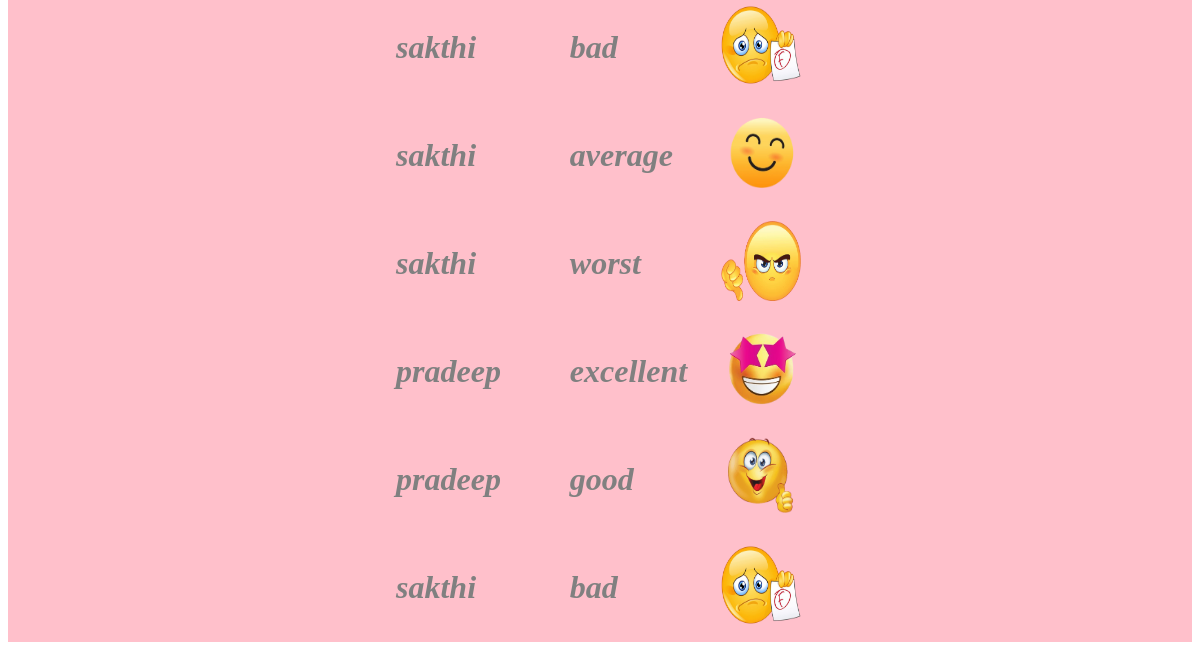
Page /feedbackdb (lower part) on the earlier database version.
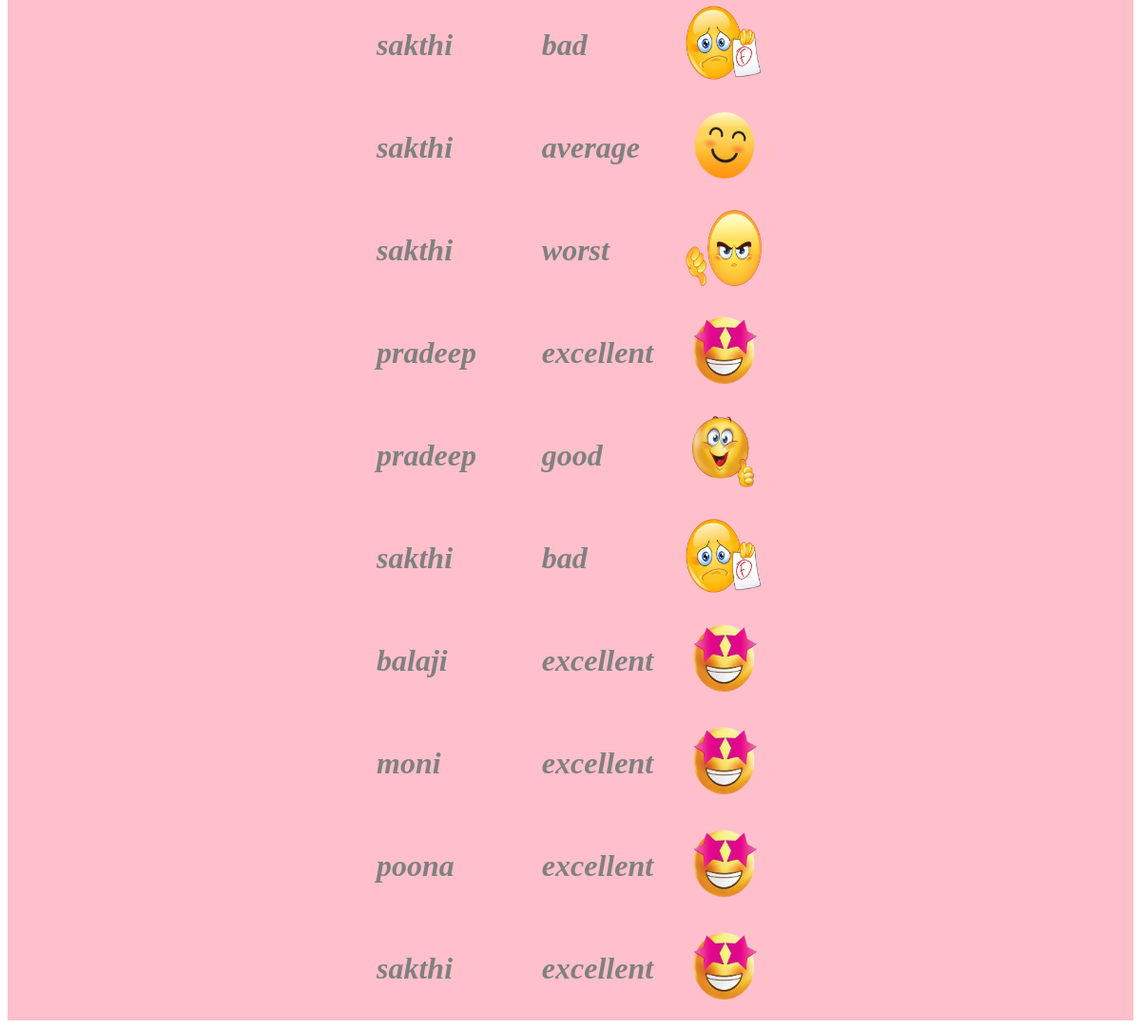
Same page on the later database version.
### tables this page shows
CREATE TABLE "feedback" (
	"username"	TEXT NOT NULL,
	"feedback"	TEXT NOT NULL,
	"emoji"	TEXT NOT NULL
);

### app.py (the view)
@app.route("/feedbackdb")
def feedbackDb():
    conn=sql.connect("flames.db")
    cur=conn.cursor()
    cur.execute("select * from feedback")
    data=cur.fetchall()
    l=[]
    for i in data:
        dic={"username":i[0],"feedback":i[1],"emoji":i[2]}
        l.append(dic)
    return render_template("feedbackdb.html",data=l)

### templates/feedbackdb.html (shortened to what this page needs)
<!DOCTYPE html>
<html>
    <head>
        <link rel="stylesheet" href="/static/feedbackdb.css">
    </head>
    <body>
        <div class="flex">
            <table>
                {%for i in data%}
                <tr>
                    <td><h1 class="text">{{i.username}}</h1></td>
                    <td><h1 class="text">{{i.feedback}}</h1></td>
                    <td><img class="img" src={{i.emoji}}></td>
                </tr>
                {%endfor%}
            </table>
        </div>
    </body>
</html>

### static/feedbackdb.css (style rules this page uses)
.flex { display: flex; flex-direction:column; justify-content:center; align-items:center; height:100%; width:100%; background-color: pink; }
.text { margin:20px; color:gray; font-style: italic; }
.img { height:80px; width:80px; margin:10px; }

Differences in the rows shown:
added feedback: username "balaji", feedback "excellent", emoji (picture)
added feedback: username "moni", feedback "excellent", emoji (picture)
added feedback: username "poona", feedback "excellent", emoji (picture)
added feedback: username "sakthi", feedback "excellent", emoji (picture)
